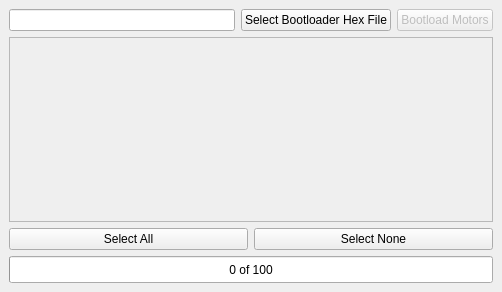
<?xml version="1.0" encoding="UTF-8"?>
<ui version="4.0">
 <class>BootloaderDockWidget</class>
 <widget class="QDockWidget" name="BootloaderDockWidget">
  <property name="geometry">
   <rect>
    <x>0</x>
    <y>0</y>
    <width>502</width>
    <height>292</height>
   </rect>
  </property>
  <property name="mouseTracking">
   <bool>false</bool>
  </property>
  <property name="windowTitle">
   <string>Bootloader</string>
  </property>
  <widget class="QWidget" name="contents">
   <property name="mouseTracking">
    <bool>false</bool>
   </property>
   <layout class="QVBoxLayout" name="verticalLayout" stretch="0,0,0,0">
    <item>
     <layout class="QHBoxLayout" name="horizontalLayout">
      <item>
       <widget class="QLineEdit" name="txt_path"/>
      </item>
      <item>
       <widget class="QPushButton" name="btn_select_bootloader">
        <property name="text">
         <string>Select Bootloader Hex File</string>
        </property>
       </widget>
      </item>
      <item>
       <widget class="QPushButton" name="btn_bootload">
        <property name="enabled">
         <bool>false</bool>
        </property>
        <property name="toolTip">
         <string>Select a hex file to bootload first</string>
        </property>
        <property name="text">
         <string>Bootload Motors</string>
        </property>
       </widget>
      </item>
     </layout>
    </item>
    <item>
     <widget class="QFrame" name="motors_frame">
      <property name="frameShape">
       <enum>QFrame::StyledPanel</enum>
      </property>
      <property name="frameShadow">
       <enum>QFrame::Raised</enum>
      </property>
      <layout class="QGridLayout" name="gridLayout"/>
     </widget>
    </item>
    <item>
     <layout class="QHBoxLayout" name="horizontalLayout_7">
      <item>
       <widget class="QPushButton" name="btn_select_all">
        <property name="text">
         <string>Select All</string>
        </property>
       </widget>
      </item>
      <item>
       <widget class="QPushButton" name="btn_select_none">
        <property name="text">
         <string>Select None</string>
        </property>
       </widget>
      </item>
     </layout>
    </item>
    <item>
     <widget class="QProgressBar" name="motors_progress_bar">
      <property name="sizePolicy">
       <sizepolicy hsizetype="Expanding" vsizetype="Fixed">
        <horstretch>0</horstretch>
        <verstretch>0</verstretch>
       </sizepolicy>
      </property>
      <property name="minimumSize">
       <size>
        <width>0</width>
        <height>27</height>
       </size>
      </property>
      <property name="value">
       <number>0</number>
      </property>
      <property name="textVisible">
       <bool>true</bool>
      </property>
      <property name="invertedAppearance">
       <bool>false</bool>
      </property>
      <property name="format">
       <string>%v of %m</string>
      </property>
     </widget>
    </item>
   </layout>
  </widget>
 </widget>
 <resources/>
 <connections/>
</ui>
